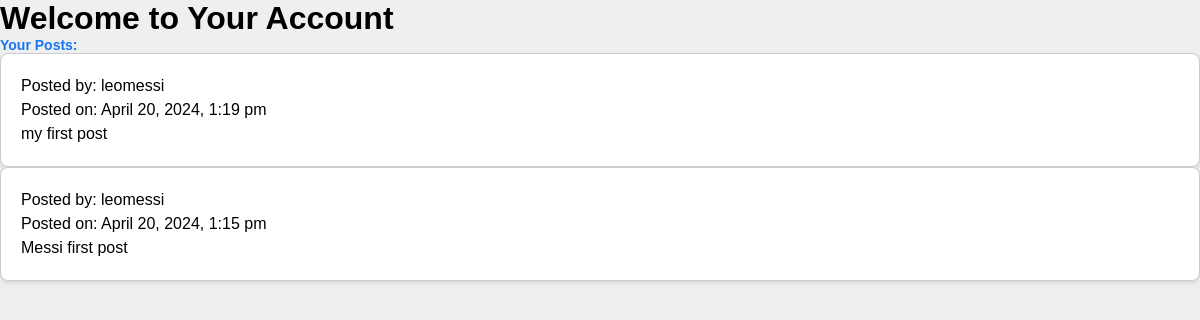
Page /showposts.php (signed in) on the committed database.
### tables this page shows
CREATE TABLE "Post" (
	"member_ID"	INTEGER,
	"post_ID"	INTEGER,
	"admin_ID"	INTEGER,
	"image_text"	TEXT,
	"post_text"	TEXT,
	"post_date"	TEXT,
	PRIMARY KEY("post_ID"),
	FOREIGN KEY("admin_ID") REFERENCES "Admin"("admin_ID"),
	FOREIGN KEY("member_ID") REFERENCES "User"("ID")
);

CREATE TABLE "User" (
	"ID"	INTEGER NOT NULL,
	"member_username"	TEXT NOT NULL,
	"member_firstname"	TEXT NOT NULL,
	"member_lastname"	TEXT NOT NULL,
	"member_password"	TEXT NOT NULL,
	"member_email"	TEXT,
	"member_phone"	TEXT,
	PRIMARY KEY("ID" AUTOINCREMENT)
);

### phpfunctions/getusersposts.php (called while the page is built, shortened)
<?php
function getUserPosts($userID, $dbPath)
{
    $userPosts = [];
    $db = new SQLite3($dbPath);
    $query = "
        SELECT p.post_text, p.post_date, u.member_username
        FROM Post p
        JOIN User u ON p.member_ID = u.ID
        WHERE p.member_ID = :userID
        ORDER BY p.post_date DESC
    ";
    $stmt = $db->prepare($query);
    $stmt->bindValue(':userID', $userID, SQLITE3_INTEGER);
    $result = $stmt->execute();
    if ($result) {
        while ($row = $result->fetchArray(SQLITE3_ASSOC)) {
            $userPosts[] = [
                'post_text' => $row['post_text'],
                'post_date' => $row['post_date'],
                'username' => $row['member_username']
            ];
        }
    }
    return $userPosts;
}
?>

### showposts.php (the view, shortened to what this page needs)
<?php
include "phpfunctions/getusersposts.php";
$userID = $_SESSION['user_id'];
$dbPath = "StudentModule.db";
$userPosts = getUserPosts($userID, $dbPath);
?>
<!DOCTYPE html>
<html>
<head>
     <link rel="stylesheet" href="css/style.css">
</head>
<body>
    <h1>Welcome to Your Account</h1>
    <h2>Your Posts:</h2>
    <div id="userPosts">
        <?php
        if (!empty($userPosts)) {
            foreach ($userPosts as $post) {
                echo "<div class='post'>";
                echo "<p>Posted by: " . $post['username'] . "</p>";
                echo "<p>Posted on: " . date("F j, Y, g:i a", strtotime($post['post_date'])) . "</p>";
                echo "<p>" . nl2br(htmlspecialchars($post['post_text'])) . "</p>";
                echo "</div>";
            }
        } else {
            echo "<p>No posts found.</p>";
        }
        ?>
    </div>
</body>
</html>

### css/style.css (style rules this page uses)
* { margin: 0; padding: 0; box-sizing: border-box; font-family: 'poppins', sans-serif; }
:root { --body-color: #efefef; --nav-color: #1876f2; --bg-color: #fff; --primary-color: #edf2fc; --secondary-color: #212121; }
body { background: var(--body-color); transition: background 0.3s; }
h2 { color: #1876f2; font-size: 14px; }
.post { background-color: #fff; border: 1px solid #ccc; padding: 20px; border-radius: 8px; box-shadow: 0 2px 4px rgba(0, 0, 0, 0.1); }
.post p { margin: 0; line-height: 1.5; }

### rows in the picture
post: member_ID.member_username "leomessi", post_date "April 20, 2024, 1:19 pm", post_text "my first post"
post: member_ID.member_username "leomessi", post_date "April 20, 2024, 1:15 pm", post_text "Messi first post"
